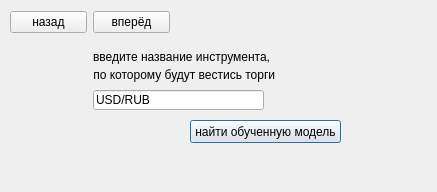
<?xml version="1.0" encoding="UTF-8"?>
<ui version="4.0">
 <class>Dialog</class>
 <widget class="QDialog" name="Dialog">
  <property name="geometry">
   <rect>
    <x>0</x>
    <y>0</y>
    <width>437</width>
    <height>192</height>
   </rect>
  </property>
  <property name="windowTitle">
   <string>bot/start page</string>
  </property>
  <widget class="QLabel" name="ticker_input_label">
   <property name="geometry">
    <rect>
     <x>93</x>
     <y>45</y>
     <width>221</width>
     <height>24</height>
    </rect>
   </property>
   <property name="text">
    <string>введите название инструмента,</string>
   </property>
  </widget>
  <widget class="QLineEdit" name="lineEdit">
   <property name="geometry">
    <rect>
     <x>93</x>
     <y>90</y>
     <width>171</width>
     <height>20</height>
    </rect>
   </property>
   <property name="inputMask">
    <string/>
   </property>
   <property name="text">
    <string>USD/RUB</string>
   </property>
  </widget>
  <widget class="QPushButton" name="search_ticker_pushButton">
   <property name="geometry">
    <rect>
     <x>190</x>
     <y>120</y>
     <width>151</width>
     <height>23</height>
    </rect>
   </property>
   <property name="text">
    <string>найти обученную модель</string>
   </property>
  </widget>
  <widget class="QWidget" name="gridLayoutWidget">
   <property name="geometry">
    <rect>
     <x>10</x>
     <y>10</y>
     <width>160</width>
     <height>25</height>
    </rect>
   </property>
   <layout class="QGridLayout" name="gridLayout">
    <item row="0" column="0">
     <widget class="QPushButton" name="pushButton">
      <property name="text">
       <string>назад</string>
      </property>
     </widget>
    </item>
    <item row="0" column="1">
     <widget class="QPushButton" name="pushButton_2">
      <property name="text">
       <string>вперёд</string>
      </property>
     </widget>
    </item>
   </layout>
  </widget>
  <widget class="QLabel" name="label">
   <property name="geometry">
    <rect>
     <x>90</x>
     <y>67</y>
     <width>221</width>
     <height>16</height>
    </rect>
   </property>
   <property name="text">
    <string> по которому будут вестись торги</string>
   </property>
  </widget>
 </widget>
 <resources/>
 <connections/>
</ui>
